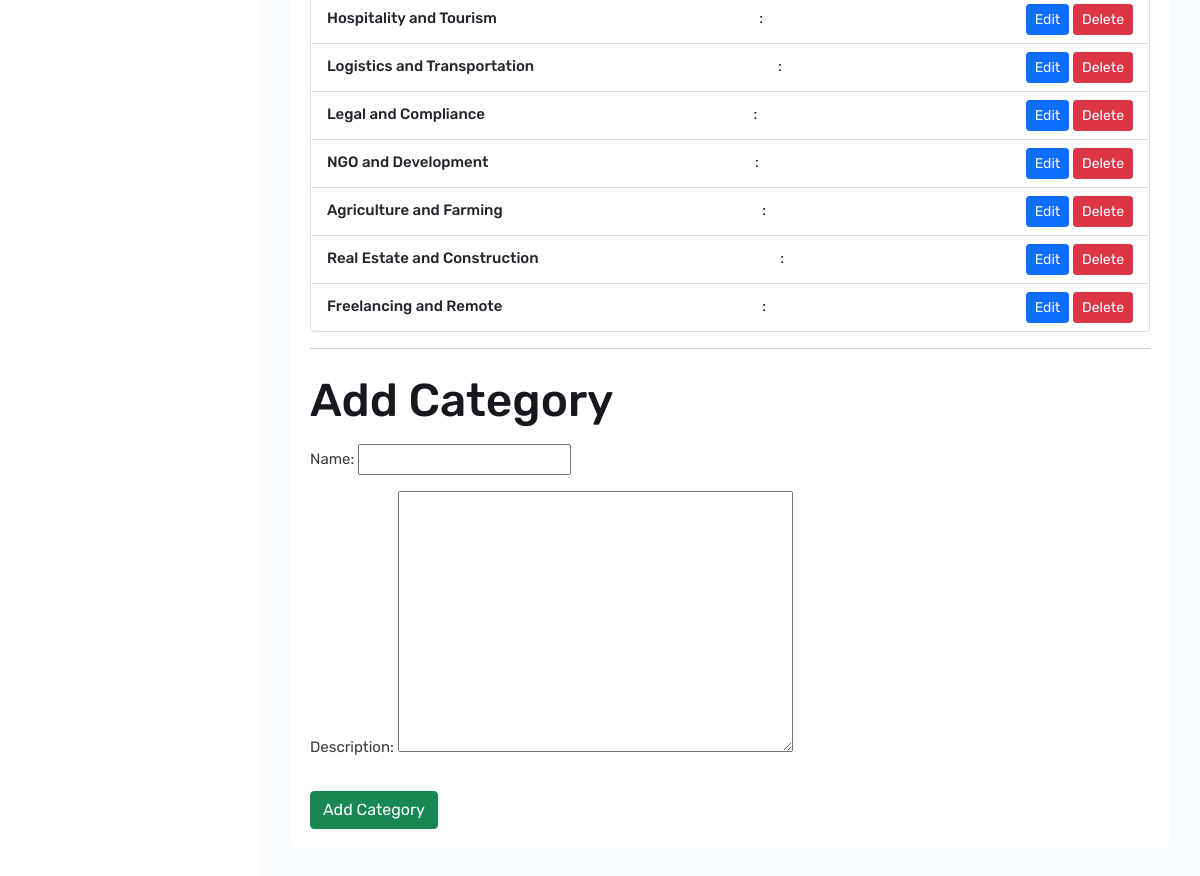
Page /jagohub-secure-panel24/root/categories/ (signed in, lower part) on the earlier database version.
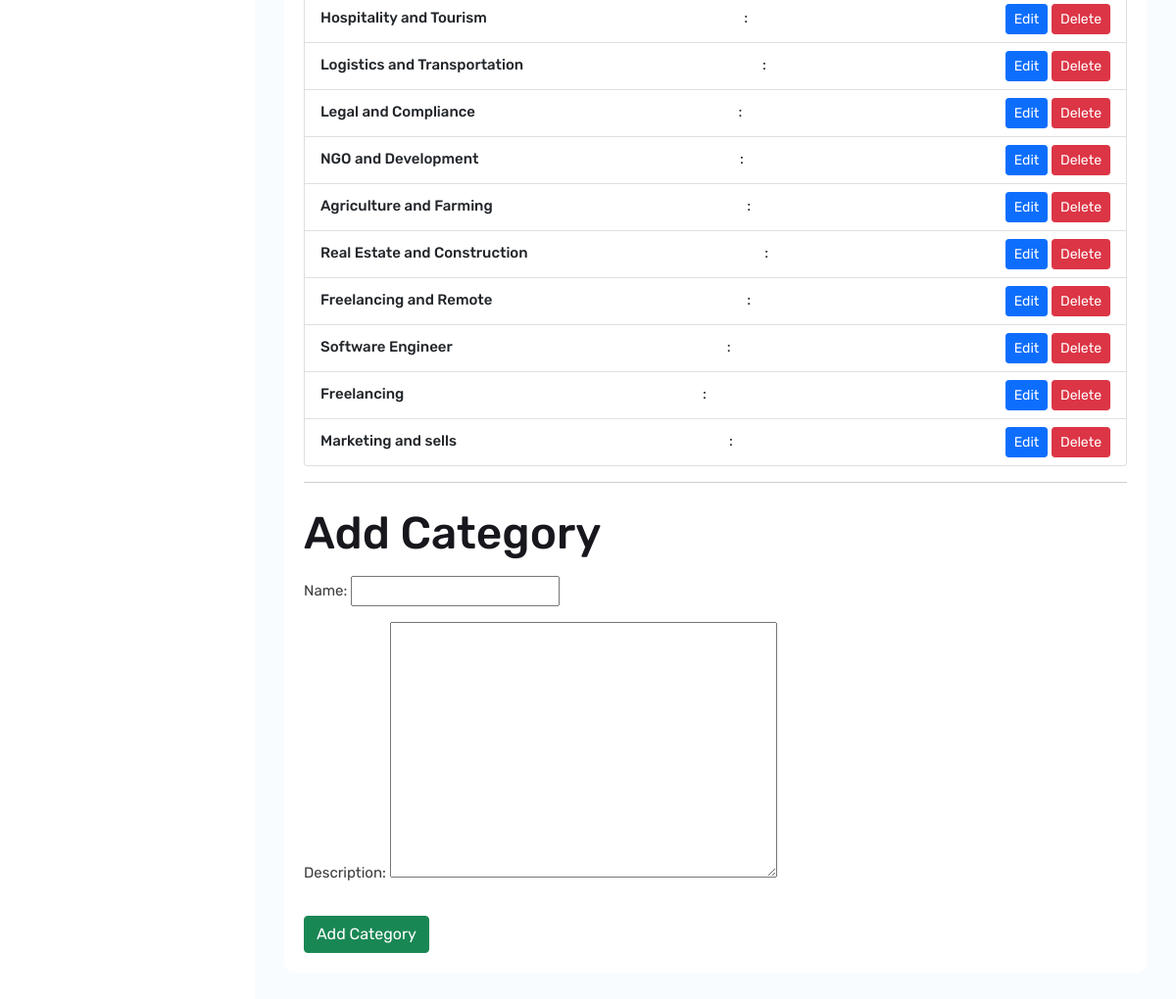
Same page on the later database version.
### jobboard/models.py (models this page shows, shortened)
class JobCategory(models.Model):
    name = models.CharField(max_length=255, unique=True)
    description = models.TextField(blank=True, null=True)

### AdminPro/views.py (the view, shortened to what this page needs)
# urls.py: path('categories/', category_page, name='category_page'),
@login_required
@user_passes_test(is_superuser)
def category_page(request):
    categories = JobCategory.objects.all()
    form = JobCategoryForm()
    edit_category = None
    if 'category_id' in request.GET:
        category_id = request.GET.get('category_id')
        edit_category = get_object_or_404(JobCategory, id=category_id)
        form = JobCategoryForm(instance=edit_category)
    return render(request, 'panel/category_page.html', {
        'categories': categories,
        'form': form,
        'edit_category': edit_category
    })

### AdminPro/forms.py
class JobCategoryForm(forms.ModelForm):
    class Meta:
        model = JobCategory
        fields = ['name', 'description']

### AdminPro/views.py (called while the page is built)
def is_superuser(user):
    return user.is_authenticated and user.is_staff and user.is_superuser

### accounts/context_processors.py (called while the page is built)
def user_role(request):
    if request.user.is_authenticated:
        return {'user_role': request.user.role}
    return {}

### AdminPro/templates/panel/category_page.html (shortened to what this page needs)
{% extends 'panel.html' %}
{% load static %}
{% block body %}
{% if user.is_authenticated and user.is_staff and user.is_superuser %}
<div id="content">
    <div class="content-admin-main">
        <div class="twm-pro-view-chart-wrap">
            <div class="col-lg-12 col-md-12 mb-4">
                <div class="panel panel-default site-bg-white m-t30">
                    <div class="panel-body wt-panel-body">
                        <div class="twm-D_table p-a20 table-responsive">
                            <ul class="list-group">
                                {% for category in categories %}
                                    <li class="list-group-item d-flex justify-content-between align-items-center">
                                        <strong>{{ category.name }}</strong>: {{ category.description }}
                                        <div>
                                            <button class="btn btn-sm btn-primary" onclick="editCategory({{ category.id }}, '{{ category.name }}', '{{ category.description }}')">Edit</button>
                                            <form method="post" style="display:inline;">
                                                <button type="submit" name="delete_category" class="btn btn-sm btn-danger">Delete</button>
                                            </form>
                                        </div>
                                    </li>
                                {% empty %}
                                    <li class="list-group-item">No categories available.</li>
                                {% endfor %}
                            </ul>
                            <hr>
                            <h2 class="mt-4">{% if edit_category %}Edit{% else %}Add{% endif %} Category</h2>
                            <form method="post" class="mt-3">
                                <div class="form-group">
                                    {{ form.as_p }}
                                </div>
                                <button type="submit" name="{% if edit_category %}edit_category{% else %}add_category{% endif %}" class="btn btn-success">
                                    {% if edit_category %}Update{% else %}Add{% endif %} Category
                                </button>
                            </form>
                        </div>
                    </div>
                </div>
            </div>
        </div>
    </div>
</div>
{% else %}
<script>
    alert("Access Denied! You are not authorized to view this page.");
    window.location.href = "/";
</script>
{% endif %}
{% endblock %}

Differences in the rows shown:
added JobCategory: name "Software Engineer"
added JobCategory: name "Freelancing"
added JobCategory: name "Marketing and sells"
